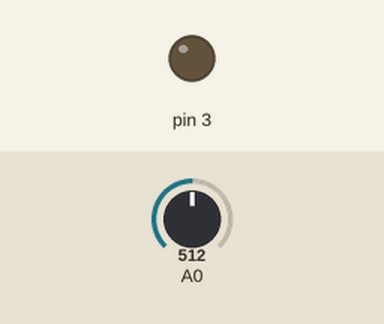
The sketch below on a simulated Arduino Uno, built with avr-gcc and run on an emulated ATmega328P. Parts: output pins drawn as LEDs (lit = HIGH). Inputs (shaded band) come from the test bench; at power-on: A0 = 512.

Above: at 1.2 s.
1.3 s: A0 set to 90
At 1.85 s:
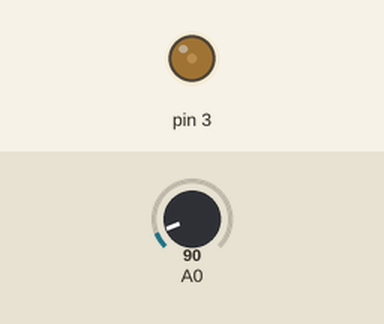
4.3 s: A0 set to 122
7.3 s: A0 set to 0
At 8.1 s:
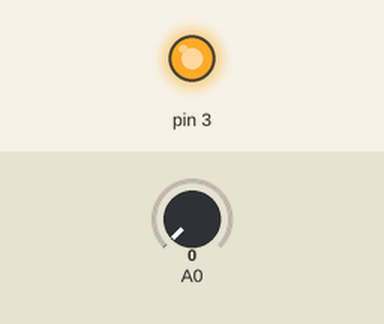
8.8 s: A0 set to 306
At 9.2 s:
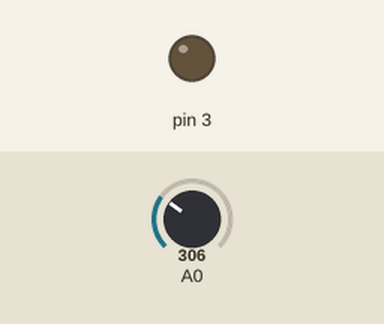
Timing chart, 0 to 11.3 s (numbered marks = the images above; inputs shaded):
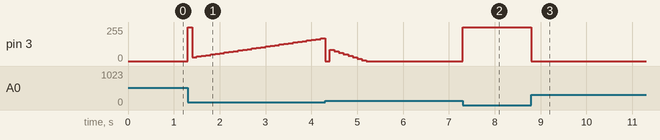

Measured:
- after the input at 1.3 s, pin 3: 0/255 → 255/255 at once, → 30/255 0.10 s later, → 35/255 0.10 s later, → 40/255 0.10 s later, … (30 changes in this stretch)
- after the input at 7.3 s, pin 3: 0/255 → 255/255 at once
- after the input at 8.8 s, pin 3: 255/255 → 0/255 at once

The sketch:

PID_Basic.ino
```cpp
/********************************************************
   PID Basic Example
   Reading analog input 0 to control analog PWM output 3
 ********************************************************/

#include <PID_v1.h>

//Define Variables we'll be connecting to
double Setpoint, Input, Output;

//Specify the links and initial tuning parameters
PID myPID(&Input, &Output, &Setpoint, 2, 5, 1, DIRECT);

void setup()
{
  //initialize the variables we're linked to
  Input = analogRead(0);
  Setpoint = 100;

  //turn the PID on
  myPID.SetMode(AUTOMATIC);
}

void loop()
{
  Input = analogRead(0);
  myPID.Compute();
  analogWrite(3, Output);
}
```
